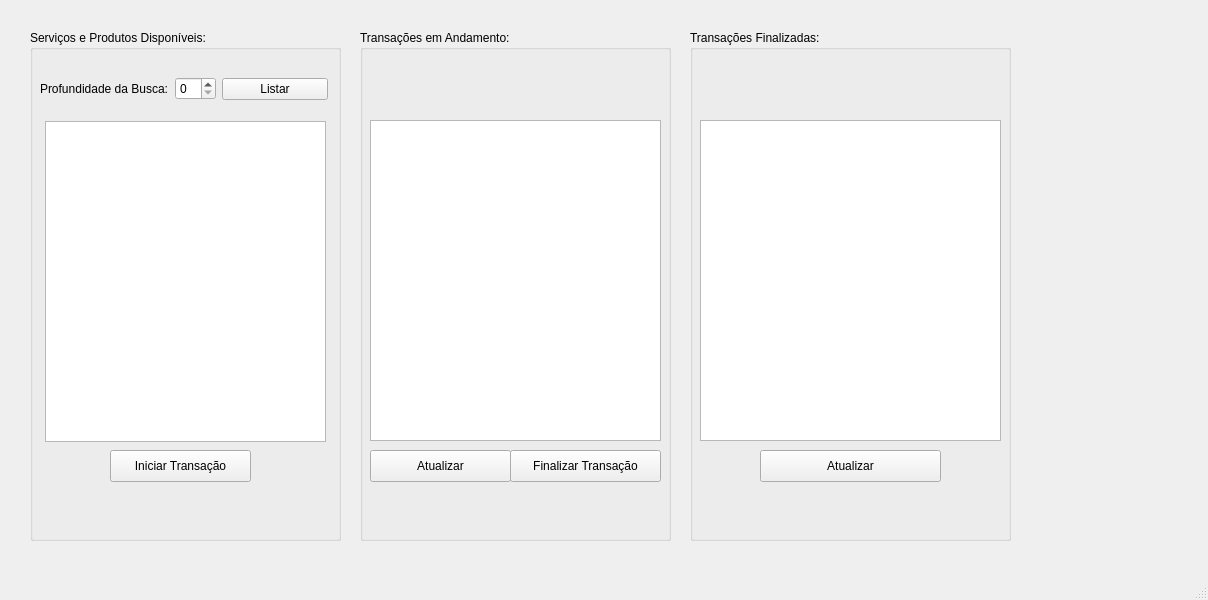
<?xml version="1.0" encoding="UTF-8"?>
<ui version="4.0">
 <class>TransacoesJanela</class>
 <widget class="QMainWindow" name="TransacoesJanela">
  <property name="geometry">
   <rect>
    <x>0</x>
    <y>0</y>
    <width>1208</width>
    <height>600</height>
   </rect>
  </property>
  <property name="windowTitle">
   <string>MainWindow</string>
  </property>
  <widget class="QWidget" name="centralwidget">
   <widget class="QGroupBox" name="groupBox">
    <property name="geometry">
     <rect>
      <x>30</x>
      <y>30</y>
      <width>311</width>
      <height>511</height>
     </rect>
    </property>
    <property name="title">
     <string>Serviços e Produtos Disponíveis:</string>
    </property>
    <widget class="QPushButton" name="pushButton_2">
     <property name="geometry">
      <rect>
       <x>80</x>
       <y>420</y>
       <width>141</width>
       <height>32</height>
      </rect>
     </property>
     <property name="text">
      <string>Iniciar Transação</string>
     </property>
    </widget>
    <widget class="QListWidget" name="listWidgetInteresses">
     <property name="geometry">
      <rect>
       <x>15</x>
       <y>91</y>
       <width>281</width>
       <height>321</height>
      </rect>
     </property>
    </widget>
    <widget class="QWidget" name="">
     <property name="geometry">
      <rect>
       <x>10</x>
       <y>40</y>
       <width>288</width>
       <height>38</height>
      </rect>
     </property>
     <layout class="QHBoxLayout" name="horizontalLayout_2">
      <item>
       <layout class="QHBoxLayout" name="horizontalLayout">
        <item>
         <widget class="QLabel" name="label">
          <property name="text">
           <string>Profundidade da Busca:</string>
          </property>
         </widget>
        </item>
        <item>
         <widget class="QSpinBox" name="spinBox"/>
        </item>
       </layout>
      </item>
      <item>
       <widget class="QPushButton" name="pushButton">
        <property name="text">
         <string>Listar</string>
        </property>
       </widget>
      </item>
     </layout>
    </widget>
   </widget>
   <widget class="QGroupBox" name="groupBox_2">
    <property name="geometry">
     <rect>
      <x>360</x>
      <y>30</y>
      <width>311</width>
      <height>511</height>
     </rect>
    </property>
    <property name="title">
     <string>Transações em Andamento:</string>
    </property>
    <widget class="QPushButton" name="pushButton_3">
     <property name="geometry">
      <rect>
       <x>150</x>
       <y>420</y>
       <width>151</width>
       <height>32</height>
      </rect>
     </property>
     <property name="text">
      <string>Finalizar Transação</string>
     </property>
    </widget>
    <widget class="QListWidget" name="listWidgetTransacoes">
     <property name="geometry">
      <rect>
       <x>10</x>
       <y>90</y>
       <width>291</width>
       <height>321</height>
      </rect>
     </property>
    </widget>
    <widget class="QPushButton" name="pushButton_4">
     <property name="geometry">
      <rect>
       <x>10</x>
       <y>420</y>
       <width>141</width>
       <height>32</height>
      </rect>
     </property>
     <property name="text">
      <string>Atualizar</string>
     </property>
    </widget>
   </widget>
   <widget class="QGroupBox" name="groupBox_3">
    <property name="geometry">
     <rect>
      <x>690</x>
      <y>30</y>
      <width>321</width>
      <height>511</height>
     </rect>
    </property>
    <property name="title">
     <string>Transações Finalizadas:</string>
    </property>
    <widget class="QListWidget" name="listWidgetTransacoesFinalizadas">
     <property name="geometry">
      <rect>
       <x>10</x>
       <y>90</y>
       <width>301</width>
       <height>321</height>
      </rect>
     </property>
    </widget>
    <widget class="QPushButton" name="pushButton_5">
     <property name="geometry">
      <rect>
       <x>70</x>
       <y>420</y>
       <width>181</width>
       <height>32</height>
      </rect>
     </property>
     <property name="text">
      <string>Atualizar</string>
     </property>
    </widget>
   </widget>
  </widget>
  <widget class="QMenuBar" name="menubar">
   <property name="geometry">
    <rect>
     <x>0</x>
     <y>0</y>
     <width>1208</width>
     <height>22</height>
    </rect>
   </property>
  </widget>
  <widget class="QStatusBar" name="statusbar"/>
 </widget>
 <resources/>
 <connections/>
</ui>
